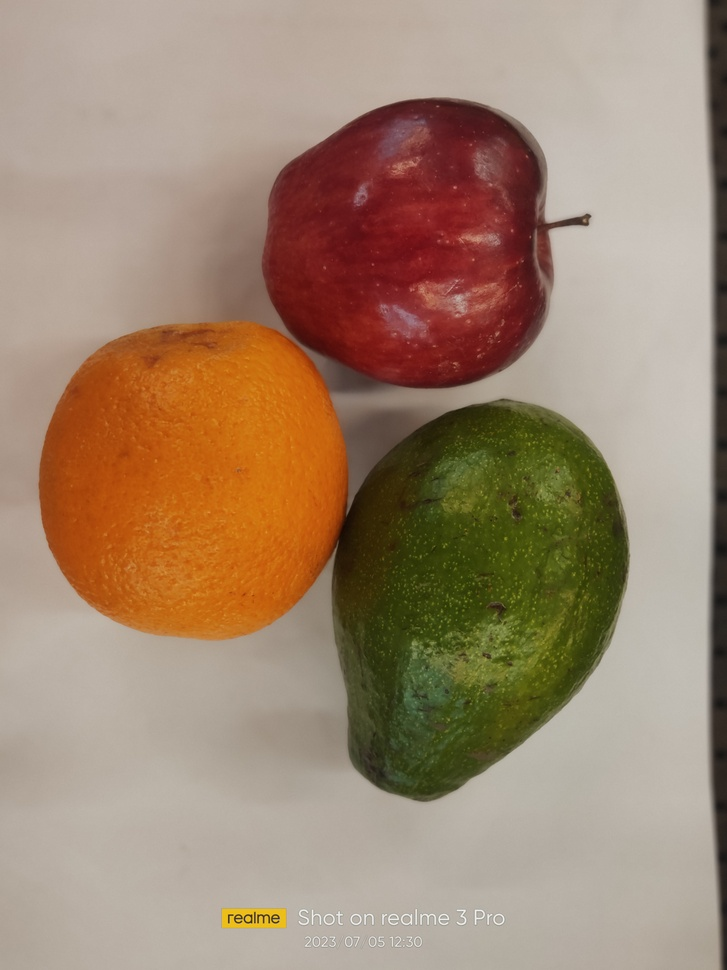
#> input picture PA_PC_202131121_ABILABDULHOIR_C/tes6.jpg, 727 x 970 px, shrunk from 3456 x 4608 before the run
$ jupyter execute --allow-errors uaspc.ipynb
#> lines starting #> are read from the running program, lines starting #| are printed output that depends on the picture; after the words box and inside, x2 and y2 are one past the last pixel; in counts of white or black regions, pixels touching at a corner belong together
[cell 1]
import cv2
import numpy as np
from matplotlib import pyplot as plt

image = cv2.imread('tes6.jpg')
#> image is the input picture: shape (970, 727, 3); mean B, G, R 112, 134.6, 159

hsv_image = cv2.cvtColor(image, cv2.COLOR_BGR2HSV)
#> hsv_image: shape (970, 727, 3); mean H, S, V 21.4, 88, 159.8

red_low = np.array([160, 57, 51], np.uint8)
red_high = np.array([180, 255, 255], np.uint8)

green_low = np.array([20, 32, 32], np.uint8)
green_high = np.array([171, 255, 255], np.uint8)

orange_low = np.array([10, 100, 20], np.uint8)
orange_high = np.array([25, 255, 255], np.uint8)

red_mask = cv2.inRange(hsv_image, red_low, red_high)
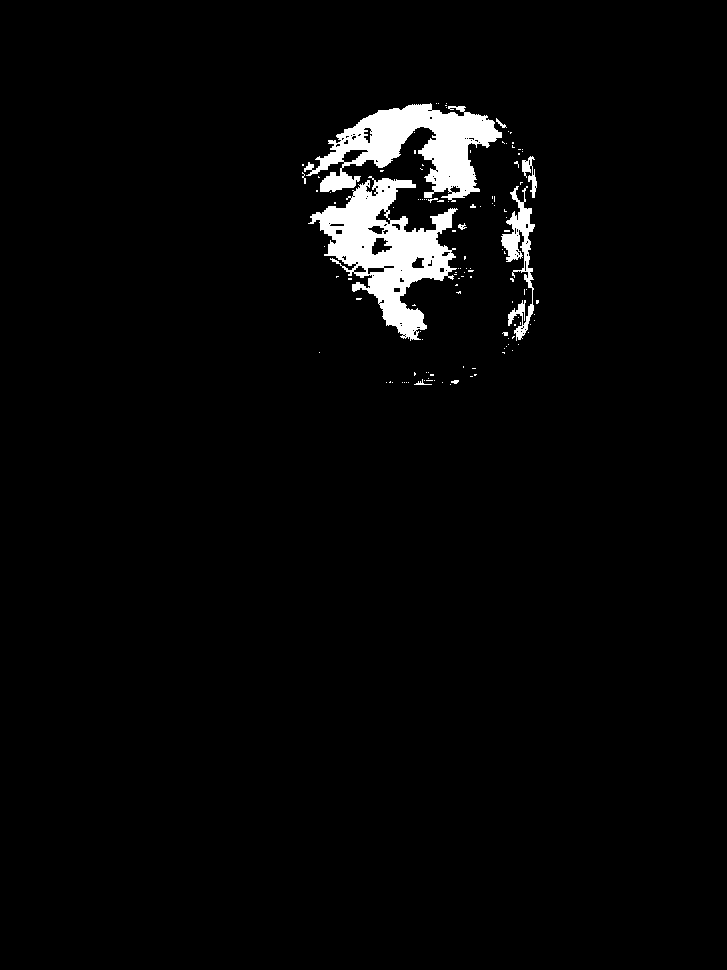
#> red_mask: shape (970, 727); 3% white; 122 white regions (113 under 20 px), largest, box (x1, y1, x2, y2) and area: (308, 176, 458, 341) 9885, (304, 103, 502, 202) 8605, (501, 186, 535, 341) 1763
green_mask = cv2.inRange(hsv_image, green_low, green_high)
#> green_mask: shape (970, 727); 12.9% white; 68 white regions (64 under 20 px), largest, box (x1, y1, x2, y2) and area: (328, 398, 632, 804) 89181, (221, 906, 287, 929) 1417, (392, 130, 398, 140) 33, (340, 720, 342, 736) 31
orange_mask = cv2.inRange(hsv_image, orange_low, orange_high)
#> orange_mask: shape (970, 727); 13% white; 46 white regions (37 under 20 px), largest, box (x1, y1, x2, y2) and area: (38, 316, 489, 641) 89654, (222, 908, 287, 928) 1295, (510, 496, 520, 520) 124

kernel = np.ones((70,80), np.uint8)
dilasi_red_mask = cv2.dilate(red_mask, kernel, iterations=1)
#> dilasi_red_mask: shape (970, 727); 13.8% white; 1 white region, box (x1, y1, x2, y2) and area: (263, 69, 579, 420) 96998

kernel = np.ones((5,5), np.uint8)
dilasi_green_mask = cv2.dilate(green_mask, kernel, iterations=1)
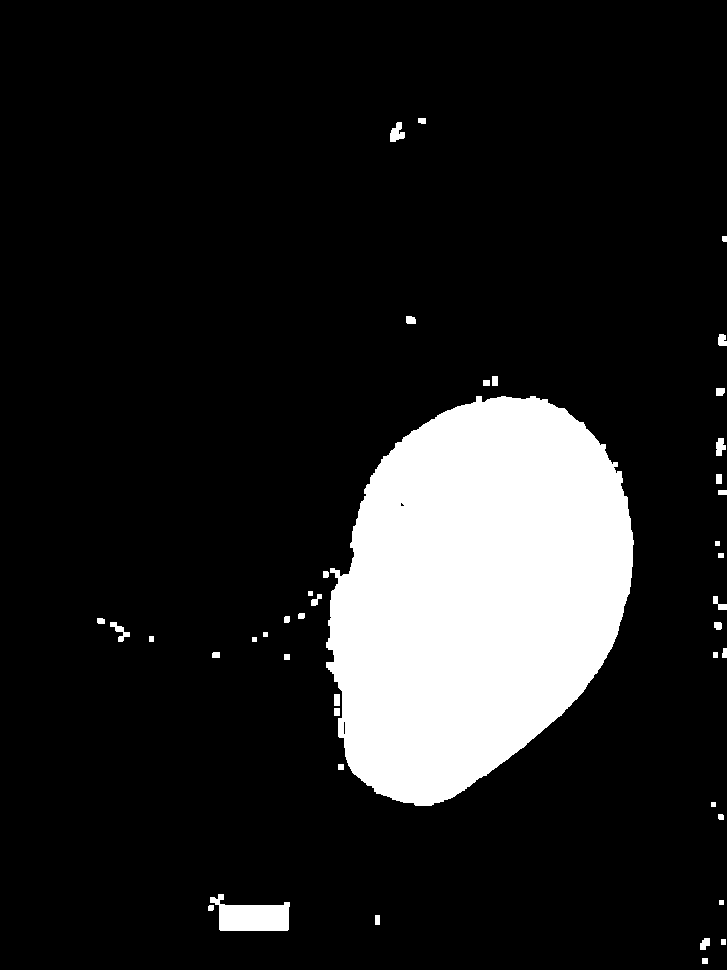
#> dilasi_green_mask: shape (970, 727); 13.7% white; 42 white regions, largest, box (x1, y1, x2, y2) and area: (326, 396, 634, 806) 92784, (210, 894, 290, 931) 1938, (390, 122, 405, 142) 192

kernel = np.ones((5,5), np.uint8)
dilasi_orange_mask = cv2.dilate(orange_mask, kernel, iterations=1)
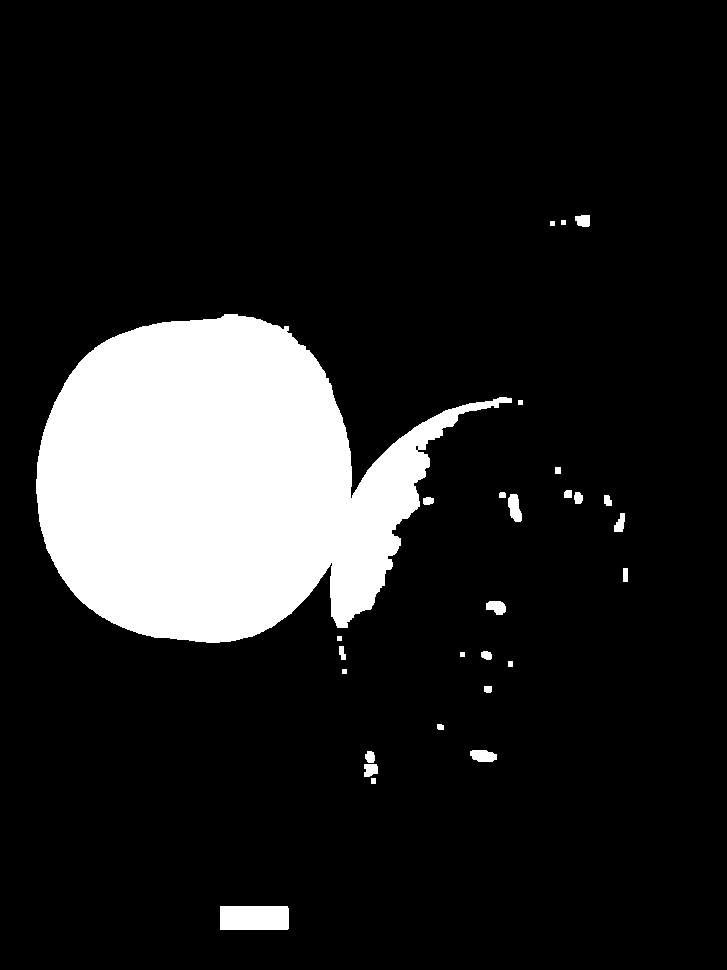
#> dilasi_orange_mask: shape (970, 727); 13.9% white; 28 white regions, largest, box (x1, y1, x2, y2) and area: (36, 314, 512, 643) 94506, (220, 906, 289, 930) 1653, (508, 494, 522, 522) 280

apel_red = cv2.bitwise_and(image, image, mask=dilasi_red_mask)
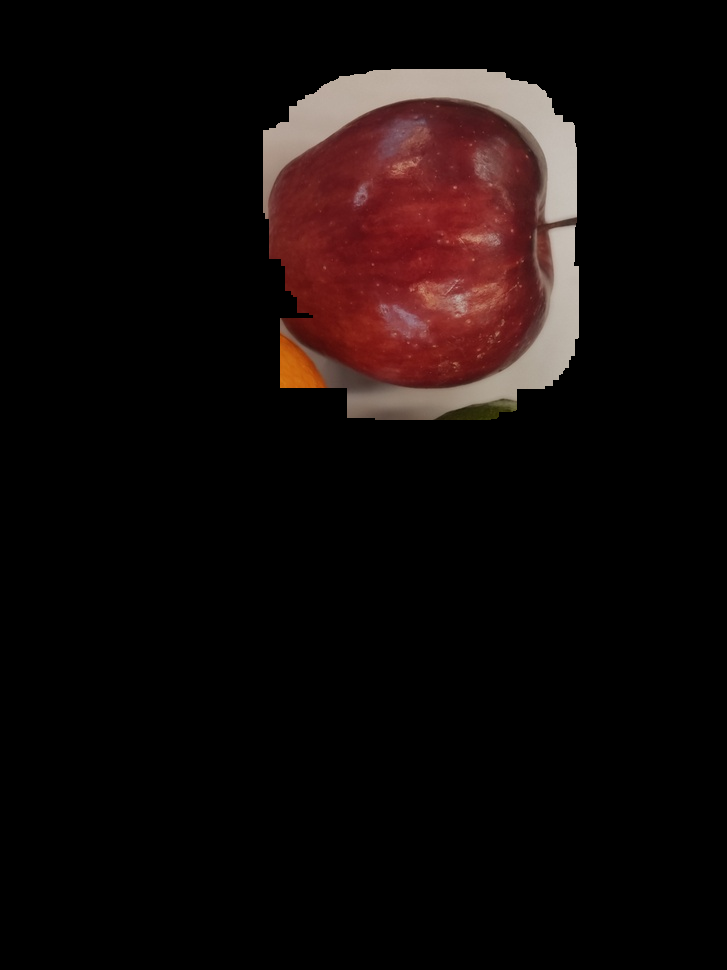
#> apel_red: shape (970, 727, 3); mean B, G, R 9.5, 10.2, 18.2
alpukat_green = cv2.bitwise_and(image, image, mask=dilasi_green_mask)
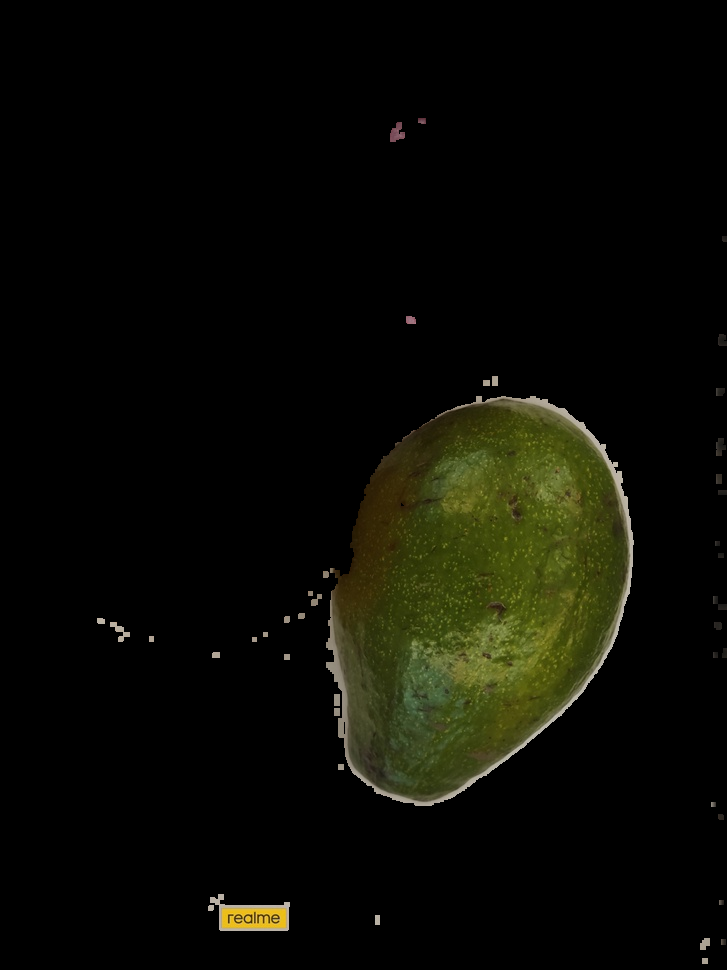
#> alpukat_green: shape (970, 727, 3); mean B, G, R 4.3, 11, 10.6
jeruk_orange = cv2.bitwise_and(image, image, mask=dilasi_orange_mask)
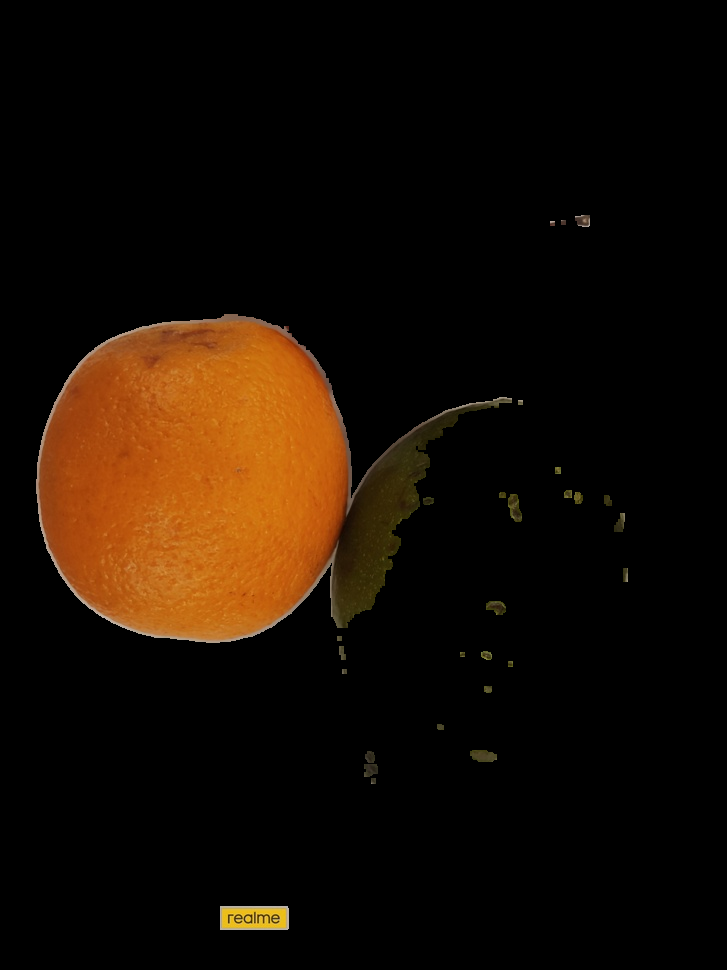
#> jeruk_orange: shape (970, 727, 3); mean B, G, R 3.2, 12.7, 23.5

image = cv2.cvtColor(image, cv2.COLOR_BGR2RGB)
apel_red = cv2.cvtColor(apel_red, cv2.COLOR_RGB2BGR)
alpukat_green = cv2.cvtColor(alpukat_green, cv2.COLOR_RGB2BGR)
jeruk_orange = cv2.cvtColor(jeruk_orange, cv2.COLOR_RGB2BGR)

fig, axes = plt.subplots(1,4, figsize=(16,8))
ax = axes.ravel()

ax[0].imshow(image)
ax[0].set_title("Gambar Asli")

ax[1].imshow(apel_red)
ax[1].set_title("Apel")

#> (the rest of this cell did not finish here and is left out)
